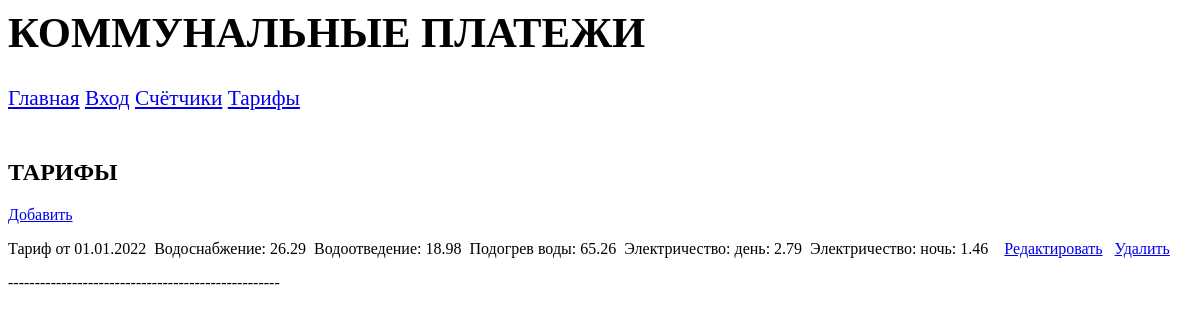
Page /prospect/tariffs/ on the earlier database version.
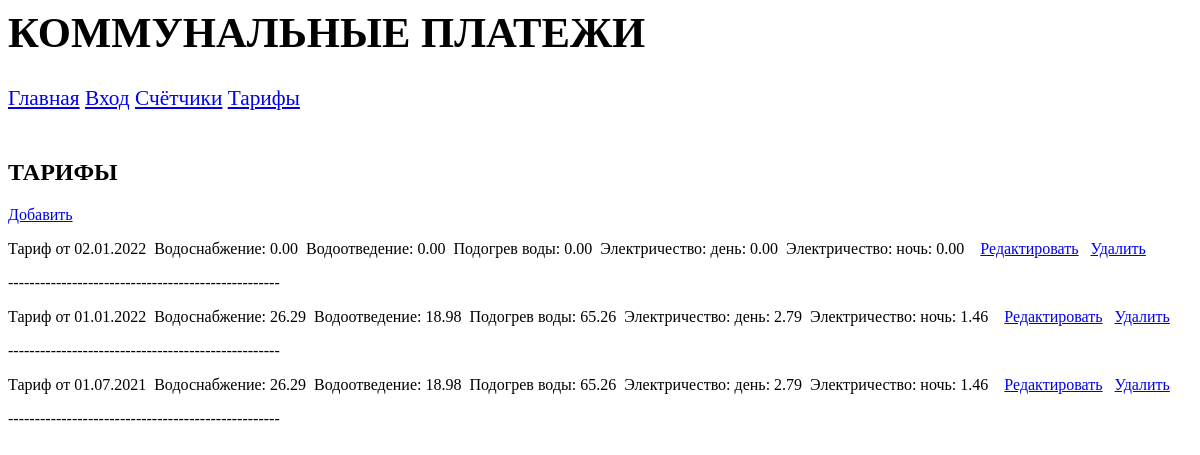
Same page on the later database version.
### prospect/models.py (models this page shows)
class Tariffs(models.Model):
    date_start = models.DateField(verbose_name='Начало действия тарифов')
    water_supply = models.DecimalField(verbose_name='Водоснабжение', max_digits=5, decimal_places=2, default=0.00)
    water_drainage = models.DecimalField(verbose_name='Водоотведение', max_digits=5, decimal_places=2, default=0.00)
    heating_water = models.DecimalField(verbose_name='Подогрев воды', max_digits=5, decimal_places=2, default=0.00)
    el_day = models.DecimalField(verbose_name='Электричество: день', max_digits=5, decimal_places=2, default=0.00)
    el_night = models.DecimalField(verbose_name='Электричество: ночь', max_digits=5, decimal_places=2, default=0.00)
    class Meta:
        verbose_name_plural = 'Тарифы'
        verbose_name = 'Тарифы'
        unique_together = ('date_start', )
        ordering = ['-date_start']

### prospect/views.py (the view)
# urls.py: path('tariffs/', tariffs, name='tariffs'),
def tariffs(request):
    context = {'tariffs': Tariffs.objects.all()}
    return render(request, 'prospect/tariffs.html', context)

### prospect/templates/prospect/tariffs.html (shortened to what this page needs)
{% extends "layout/basic.html" %}
{% block content %}
<h2>ТАРИФЫ</h2>
<a href="{% url 'add_tariff' %}">Добавить</a>
{% for bb in tariffs %}
<div class="b">
    <p>
        <span>Тариф от {{ bb.date_start|date:"d.m.Y" }}</span>&nbsp;
        <span>Водоснабжение: {{ bb.water_supply }}</span>&nbsp;
        <span>Водоотведение: {{ bb.water_drainage }}</span>&nbsp;
        <span>Подогрев воды: {{ bb.heating_water }}</span>&nbsp;
        <span>Электричество: день: {{ bb.el_day }}</span>&nbsp;
        <span>Электричество: ночь: {{ bb.el_night }}</span>
        <a href="{% url 'edit_tariff' pk=bb.pk %}">Редактировать</a>
        <a href="{% url 'del_tariff' pk=bb.pk %}">Удалить</a>
    </p>
    <p>---------------------------------------------------</p>
</div>
{% endfor %}
{% endblock %}

### prospect/templates/layout/basic.html (shortened to what this page needs)
{% load static %}
<html>
<head>
    <link rel="stylesheet" type="text/css" href="{% static 'prospect/style.css' %}">
</head>
<body>
    <header>
        <h1>Коммунальные платежи</h1>
    </header>
    <nav>
        <a href="{% url 'index' %}">Главная</a>
        <a href="{% url 'login' %}">Вход</a>
        <a href="{% url 'counters' %}">Счётчики</a>
        <a href="{% url 'tariffs' %}">Тарифы</a>
    </nav>
    <br />
    <br />
    <br />
    <section>
        {% block content %}
        {% endblock %}
    </section>
</body>
</html>

### prospect/static/prospect/style.css (style rules this page uses)
header h1 { font-size: 32pt; text-transform : uppercase; text-align: left; background: url("bg.jpg") left / auto 100% no-repeat; }
nav { font-size: 16pt; width: 150рх; float: left; }
section { margin-left: 170рх; }

Differences in the rows shown:
added Tariffs: date_start "02.01.2022", water_supply "0.00", water_drainage "0.00", heating_water "0.00", el_day "0.00", el_night "0.00"
added Tariffs: date_start "01.07.2021", water_supply "26.29", water_drainage "18.98", heating_water "65.26", el_day "2.79", el_night "1.46"
